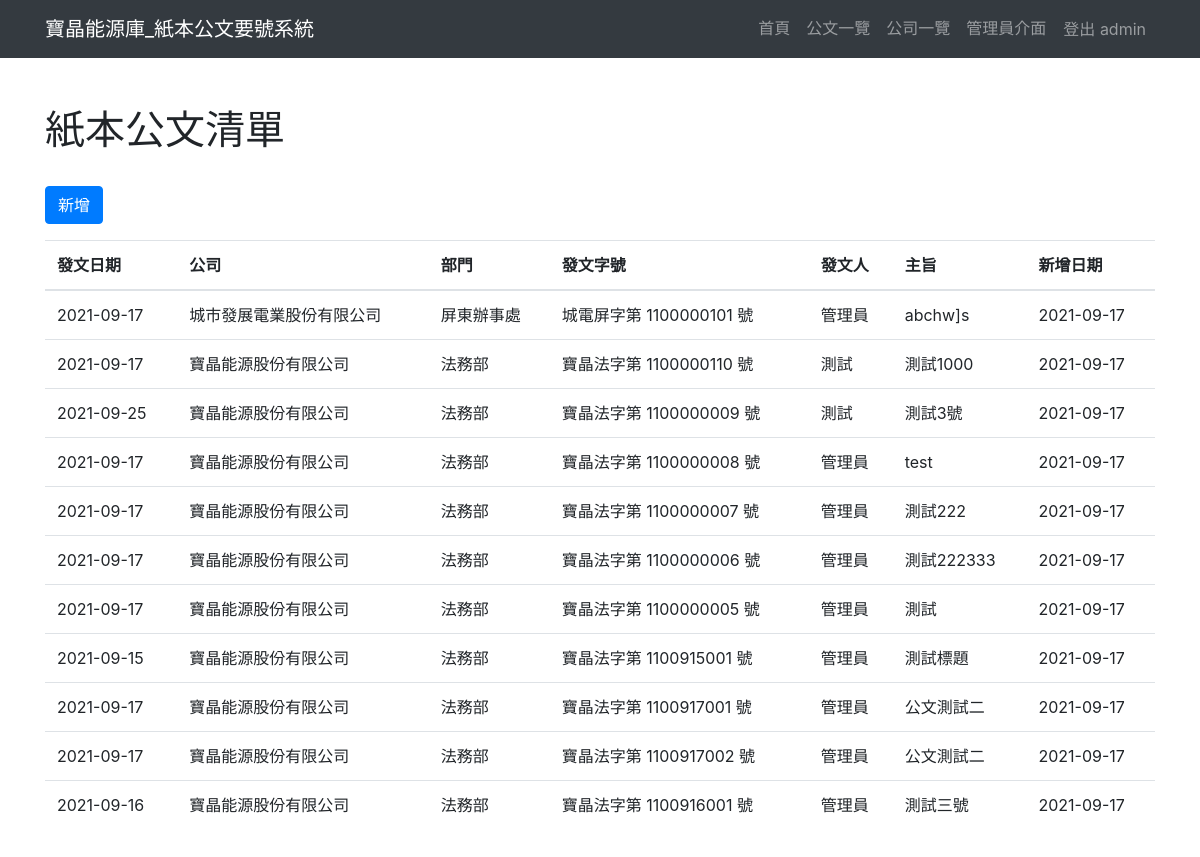
The page /docnum/ (signed in) on the database its author committed.
### docnum/models.py (models this page shows, shortened)
class OfficalDoc(models.Model):
    comp = models.ForeignKey(
        Company,
        on_delete=models.PROTECT,
        related_name="officaldocs",
    )
    dept = models.ForeignKey(
        Department,
        on_delete=models.PROTECT,
        related_name="officaldocs",
    )
    author = models.ForeignKey(
        User,
        on_delete=models.PROTECT,
        related_name="officaldocs",
    )
    sn = models.CharField(
        max_length=10,
    )
    fullsn = models.CharField(
        max_length=30,
    )
    pubdate = models.DateField()
    title = models.CharField(max_length=300)
    addtime = models.DateTimeField(auto_now_add=True)
    class Meta:
        unique_together = [['comp', 'dept', 'sn']]

class Company(models.Model):
    fullname = models.CharField(max_length=40)
    shortname = models.CharField(max_length=10)
    addtime = models.DateTimeField(auto_now_add=True)
    updatetime = models.DateTimeField(auto_now=True)
    valid = models.BooleanField(default=True)
    def __str__(self):
        return self.fullname

class Department(models.Model):
    fullname = models.CharField(max_length=10)
    shortname = models.CharField(max_length=10)
    addtime = models.DateTimeField(auto_now_add=True)
    updatetime = models.DateTimeField(auto_now=True)
    valid = models.BooleanField(default=True)
    def __str__(self):
        return self.fullname

### docnum/views.py (the view)
# urls.py: path('', views.doc_list, name="Doc_index"),
@login_required
def doc_list(request):
    mngr_group = Group.objects.get(name="manager")
    if mngr_group in request.user.groups.all():
        doc_list = OfficalDoc.objects.all().order_by("-addtime")
    else:
        doc_list = OfficalDoc.objects.filter(author_id=request.user.id).order_by("-addtime")
    templates = loader.get_template('docnum/officaldoc/list.html')
    context = {
        'doc_list': doc_list,
    }
    return HttpResponse(templates.render(context, request))

### templates/docnum/officaldoc/list.html (shortened to what this page needs)
{% extends 'frame/base.html' %}
{% block content %}
  <section id="doclist" class="py-3">
    <div class="container py-3">
      <h1 class="my-3">紙本公文清單</h1>
      <div class="row">
        <div class="col-12 my-3">
          <a role="button" class="btn btn-primary" href="{% url 'Doc_add' %}">新增</a>
        </div>
        <div class="col-12">
          <div class="table-responsive">
            <table class="table table-hover">
              <thead>
                <tr>
                  <th scope="col">發文日期</th>
                  <th scope="col">公司</th>
                  <th scope="col">部門</th>
                  <th scope="col">發文字號</th>
                  <th scope="col">發文人</th>
                  <th scope="col">主旨</th>
                  <th scope="col">新增日期</th>
                </tr>
              </thead>
              <tbody>
                {% for doc in doc_list %}
                <tr>
                  <td>{{ doc.pubdate|date:"Y-m-d" }}</td>
                  <td>{{ doc.comp }}</td>
                  <td>{{ doc.dept }}</td>
                  <td>{{ doc.fullsn }}</td>
                  <td>{{ doc.author.last_name }}{{ doc.author.first_name }}</td>
                  <td>{{ doc.title }}</td>
                  <td>{{ doc.addtime|date:"Y-m-d" }}</td>
                </tr>
                {% empty %}
                  <tr>
                    <td colspan="6"> Empty </td>
                  </tr>
                {% endfor %}
              </tbody>
            </table>
          </div>
        </div>
      </div>
    </div>
  </section>
{% endblock %}

### templates/frame/base.html (shortened to what this page needs)
<!DOCTYPE html>
<html lang="en">
{% load static %}
<head>
  <link href="/static/bootstrap/css/bootstrap.min.css" rel="stylesheet">
  <link href="https://cdn.jsdelivr.net/npm/select2@4.1.0-rc.0/dist/css/select2.css" rel="stylesheet" />
  <link rel="stylesheet" href="https://cdn.jsdelivr.net/npm/@ttskch/select2-bootstrap4-theme@x.x.x/dist/select2-bootstrap4.min.css">
</head>
<body>
  <nav class="navbar navbar-expand-lg navbar-dark bg-dark static-top">
    <div class="container">
      <a class="navbar-brand" href="{% url 'Site_index' %}">寶晶能源庫_紙本公文要號系統</a>
      <div class="collapse navbar-collapse" id="navbarResponsive">
        <ul class="navbar-nav ml-auto">
          <li class="nav-item">
            <a class="nav-link" href="{% url 'Site_index' %}">首頁
            </a>
          </li>
          <li class="nav-item">
            <a class="nav-link" href="{% url 'Doc_index' %}">公文一覽</a>
          </li>
          <li class="nav-item">
            <a class="nav-link" href="{% url 'Comp_index' %}">公司一覽</a>
          </li>
          {% if user.is_superuser %}
            <li class="nav-item">
              <a class="nav-link" href="/admin/">管理員介面</a>
            </li>
          {% endif %}
          <li class="nav-item">
            {% if request.user.is_authenticated %}
              <a class="nav-link btn"  href="{% url 'Logout' %}">登出 {{ user.get_username }}</a>
            {% else %}
              <a class="nav-link btn" href="{% url 'Login' %}">登入</a>
            {% endif %}
          </li>
        </ul>
      </div>
    </div>
  </nav>
  {% block content %}{% endblock %}
</body>
</html>

### rows shown on the page
OfficalDoc: pubdate "2021-09-17", comp "城市發展電業股份有限公司", dept "屏東辦事處", fullsn "城電屏字第 1100000101 號", author.first_name "管理員", title "abchw]s", addtime "2021-09-17"
OfficalDoc: pubdate "2021-09-17", comp "寶晶能源股份有限公司", dept "法務部", fullsn "寶晶法字第 1100000110 號", author.last_name "測", author.first_name "試", title "測試1000", addtime "2021-09-17"
OfficalDoc: pubdate "2021-09-25", comp "寶晶能源股份有限公司", dept "法務部", fullsn "寶晶法字第 1100000009 號", author.last_name "測", author.first_name "試", title "測試3號", addtime "2021-09-17"
OfficalDoc: pubdate "2021-09-17", comp "寶晶能源股份有限公司", dept "法務部", fullsn "寶晶法字第 1100000008 號", author.first_name "管理員", title "test", addtime "2021-09-17"
OfficalDoc: pubdate "2021-09-17", comp "寶晶能源股份有限公司", dept "法務部", fullsn "寶晶法字第 1100000007 號", author.first_name "管理員", title "測試222", addtime "2021-09-17"
OfficalDoc: pubdate "2021-09-17", comp "寶晶能源股份有限公司", dept "法務部", fullsn "寶晶法字第 1100000006 號", author.first_name "管理員", title "測試222333", addtime "2021-09-17"
OfficalDoc: pubdate "2021-09-17", comp "寶晶能源股份有限公司", dept "法務部", fullsn "寶晶法字第 1100000005 號", author.first_name "管理員", title "測試", addtime "2021-09-17"
OfficalDoc: pubdate "2021-09-15", comp "寶晶能源股份有限公司", dept "法務部", fullsn "寶晶法字第 1100915001 號", author.first_name "管理員", title "測試標題", addtime "2021-09-17"
OfficalDoc: pubdate "2021-09-17", comp "寶晶能源股份有限公司", dept "法務部", fullsn "寶晶法字第 1100917001 號", author.first_name "管理員", title "公文測試二", addtime "2021-09-17"
OfficalDoc: pubdate "2021-09-17", comp "寶晶能源股份有限公司", dept "法務部", fullsn "寶晶法字第 1100917002 號", author.first_name "管理員", title "公文測試二", addtime "2021-09-17"
OfficalDoc: pubdate "2021-09-16", comp "寶晶能源股份有限公司", dept "法務部", fullsn "寶晶法字第 1100916001 號", author.first_name "管理員", title "測試三號", addtime "2021-09-17"

### other values the page prints
{{ user.get_username }} "admin"
